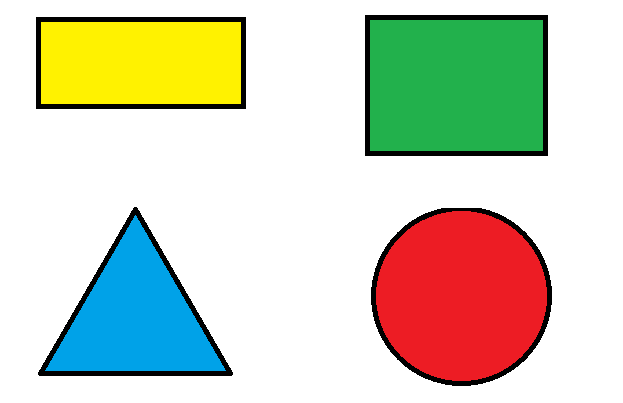
#> input picture auxiliares/auxiliar_7_vision_II/formas_regulares.png, 623 x 403 px, found by its file name
$ python detector_formas.py   (older library calls are emulated)
#> lines starting #> are read from the running program, lines starting #| are printed output that depends on the picture; after the words box and inside, x2 and y2 are one past the last pixel; in counts of white or black regions, pixels touching at a corner belong together
import cv2
import numpy as np


def umbral(img,rojo=0,azul=0,verde=0):
    img = cv2.cvtColor(img, cv2.COLOR_BGR2RGB)
    # Crear máscara donde TODOS los canales sean mayores al umbral
    mascara = cv2.inRange(img, (rojo, azul,verde), (255, 255, 255))
    # Aplicar la máscara
    resultado = cv2.bitwise_and(img, img, mask=mascara)

    return cv2.cvtColor(resultado, cv2.COLOR_RGB2BGR)


# Cargar imagen
img = cv2.imread("auxiliares/auxiliar_7_vision_II/formas_regulares.png")
#> img is the input picture: shape (403, 623, 3); mean B, G, R 189.2, 209.4, 207.2
gray = cv2.cvtColor(img, cv2.COLOR_BGR2GRAY)

# Filtro pasa bajo (suavizado)
blur = cv2.GaussianBlur(gray, (5, 5), 0)
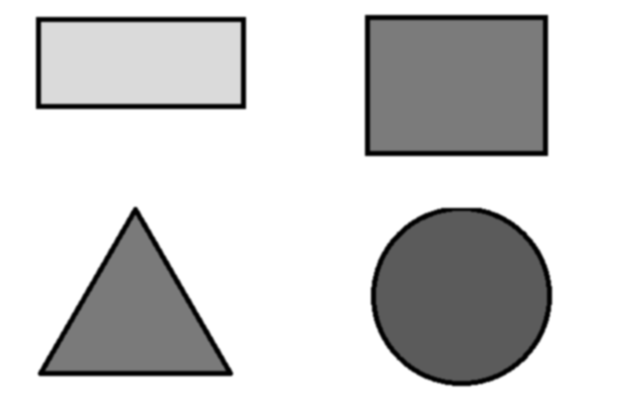
#> blur: shape (403, 623); min 0, max 255, mean 206.5

# Filtro pasa alto (realzado de bordes)
laplacian = cv2.Laplacian(blur, cv2.CV_64F)
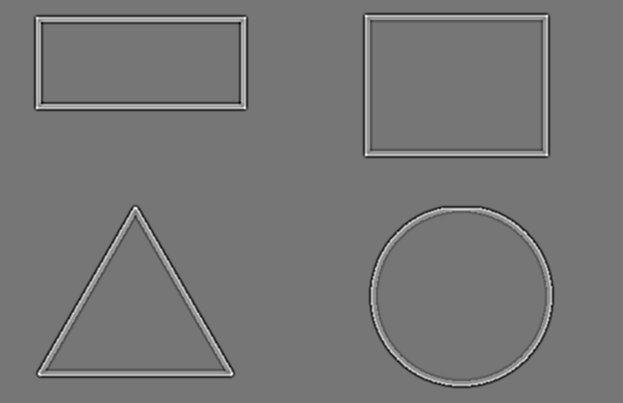
#> laplacian: shape (403, 623) float64; min -78, max 90, mean 0; drawn with min black and max white
laplacian = cv2.convertScaleAbs(laplacian)
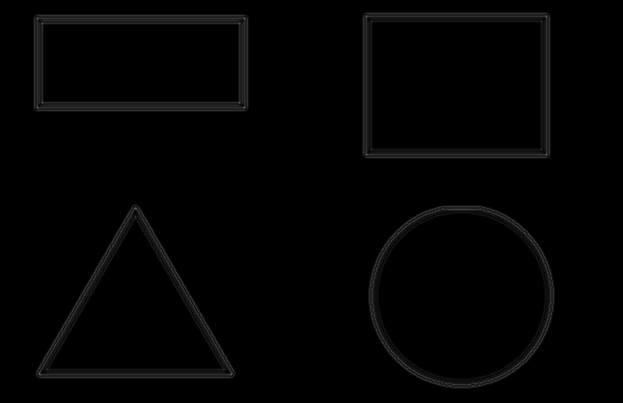
#> laplacian: shape (403, 623); min 0, max 90, mean 2.8

# Detección de bordes
edges = cv2.Canny(laplacian, 50, 150)
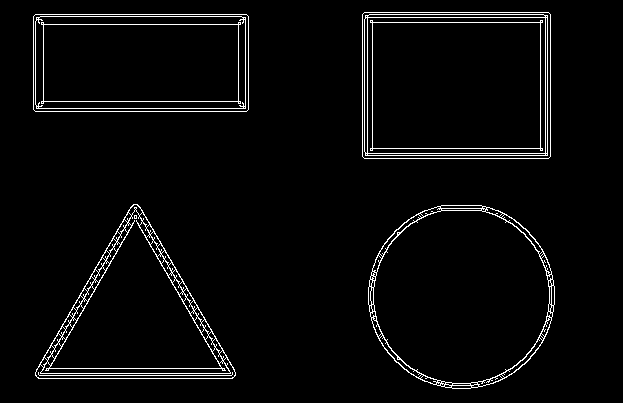
#> edges: shape (403, 623); 3.4% white in thin lines or dots, all inside (x1, y1, x2, y2) = (33, 12, 555, 389)
img_rojo = umbral(img,rojo=240)
#> in umbral, `mascara = cv2.inRange(img, (rojo, azul,verde), (255, 255, 255))`:
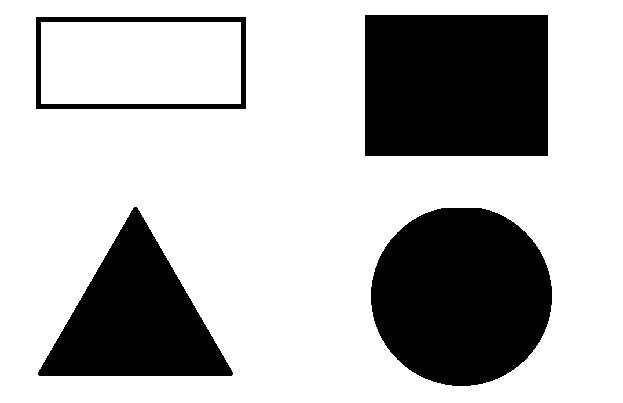
#> mascara: shape (403, 623); 71.6% white; 4 black regions, box (x1, y1, x2, y2) and area: (365, 15, 548, 156) 25803, (371, 208, 552, 386) 25515, (38, 207, 233, 376) 17021, (36, 17, 246, 109) 2920
#> in umbral, `resultado = cv2.bitwise_and(img, img, mask=mascara)`:
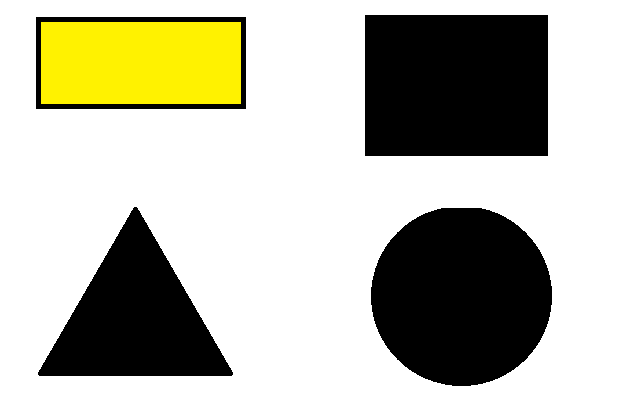
#> resultado: shape (403, 623, 3); mean R, G, B 182.6, 181.8, 166


cv2.imshow("Detección de Figuras", img_rojo)
cv2.waitKey(0)


imgGris = cv2.cvtColor(img, cv2.COLOR_BGR2GRAY)

_, imgBinaria = cv2.threshold(edges, 150, 255, cv2.THRESH_BINARY_INV)

# Encontrar contornos
contornos, _ = cv2.findContours(edges, cv2.RETR_EXTERNAL, cv2.CHAIN_APPROX_SIMPLE)
#> contornos = 4 contours; box (x1, y1, x2, y2) and area: (362, 12, 551, 159) 27440, (368, 205, 555, 389) 26980, (33, 14, 249, 112) 20847, (35, 204, 236, 379) 18565

for contorno in contornos:
    # Calcular perímetro
    perimetro = cv2.arcLength(contorno, True)
    # Aproximar a una figura poligonal
    approx = cv2.approxPolyDP(contorno, 0.02 * perimetro, True)

    # Calcular área
    area = cv2.contourArea(contorno)

    # Centro del contorno para poner el texto
    M = cv2.moments(contorno)
    if M["m00"] != 0:
        cx = int(M["m10"] / M["m00"])
        cy = int(M["m01"] / M["m00"])
    else:
        cx, cy = 0, 0

    # Clasificación de figura
    tipo = " "
    if len(approx) == 3:
        tipo = "Triangulo"
    elif len(approx) == 4:
        # Verificamos si es cuadrado o rectángulo
        (x, y, w, h) = cv2.boundingRect(approx)
        ratio = w / float(h)
        tipo = "Cuadrado" if 0.95 < ratio < 1.05 else "Rectangulo"
    elif len(approx) > 4:
        # Verificamos circularidad: 4πA / P² ~ 1 si es círculo
        circularidad = (4 * np.pi * area) / (perimetro * perimetro)
        if circularidad > 0.8:
            tipo = "Circulo"

    # Dibujar contorno
    cv2.drawContours(img, [contorno], -1, (0, 255, 0), 2)
    # Escribir tipo
    cv2.putText(img, tipo, (cx - 50, cy), cv2.FONT_HERSHEY_SIMPLEX, 0.7, (0, 0, 255), 2)
    # Centro azul
    cv2.circle(img, (cx, cy), 5, (255, 0, 0), -1)
    #coordenada px:
    cv2.putText(img, str([cx, cy]), (cx , cy - 50), cv2.FONT_HERSHEY_SIMPLEX, 0.7, (0, 0, 255), 2)
#> this loop made 4 passes
#> (perimetro, approx, area, cx, cy, tipo, x, y) on passes 3 to 4: (619.3, [[33, 16], [35, 111], [248, 109], [246, 14]], 20847, 140, 62, 'Rectangulo', 33, 14), (663.3, [[362, 14], [364, 158], [550, 156], [548, 12]], 27440, 456, 85, 'Rectangulo', 362, 12)
#> (perimetro, area, cx, cy, tipo, circularidad) on pass 1: (613.8, 26980, 461, 295, 'Circulo', 0.9)
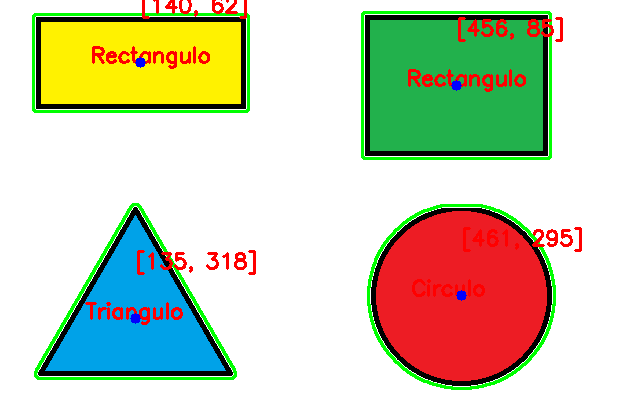
#> img: shape (403, 623, 3); 5.63% of pixels changed, all inside (x1, y1, x2, y2) = (32, 0, 582, 390)


# Mostrar imagen
cv2.imshow("Detección de Figuras", img)
cv2.waitKey(0)
cv2.destroyAllWindows()

$ run again, with auxiliares/auxiliar_7_vision_II/rectangle.jpg saved as auxiliares/auxiliar_7_vision_II/formas_regulares.png
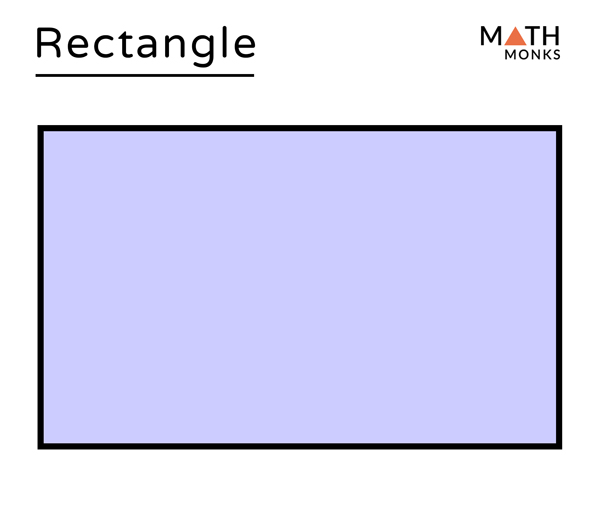
#> input picture auxiliares/auxiliar_7_vision_II/rectangle.jpg, 600 x 516 px, found by its file name
#> img is the input picture: shape (516, 600, 3); mean B, G, R 243.8, 217.5, 217.6
#> `edges = cv2.Canny(laplacian, 50, 150)`:
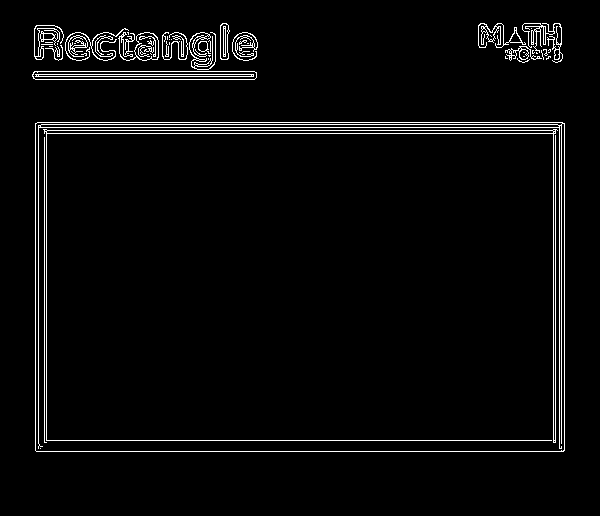
#> edges: shape (516, 600); 3.4% white in thin lines or dots, all inside (x1, y1, x2, y2) = (32, 23, 565, 452)
#> mascara: shape (516, 600); 43.4% white; 7 white regions, largest, box (x1, y1, x2, y2) and area: (0, 0, 600, 516) 133933, (196, 39, 209, 53) 152, (42, 32, 56, 42) 128
#> contornos = 44 contours, 30 with area under 20; largest, box (x1, y1, x2, y2) and area: (35, 122, 565, 452) 174037, (32, 71, 257, 80) 1782, (118, 32, 159, 61) 584, (220, 23, 230, 60) 266, (478, 23, 526, 48) 222
#> the loop `for contorno in contornos:` made 44 passes
#> (perimetro, approx, area, cx, cy, tipo, x, y) on pass 1: (1713.7, [[35, 123], [36, 451], [564, 450], [564, 123]], 174037, 299, 286, 'Rectangulo', 35, 123)
#> after the loop `for contorno in contornos:`:
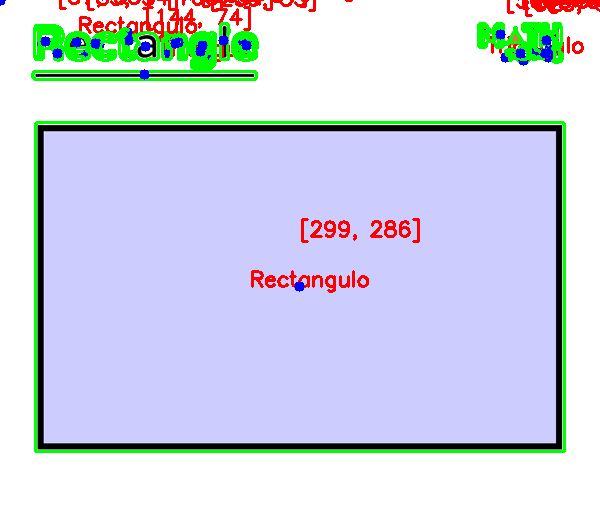
#> img: shape (516, 600, 3); 6.74% of pixels changed, all inside (x1, y1, x2, y2) = (0, 0, 600, 453)
